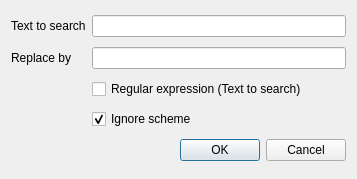
<?xml version="1.0" encoding="UTF-8"?>
<ui version="4.0">
 <class>searchReplaceBox</class>
 <widget class="QDialog" name="searchReplaceBox">
  <property name="geometry">
   <rect>
    <x>0</x>
    <y>0</y>
    <width>357</width>
    <height>179</height>
   </rect>
  </property>
  <property name="windowTitle">
   <string>Search and Replace</string>
  </property>
  <property name="windowIcon">
   <iconset>
    <normaloff>ressources/icons/rddzscraper-24.png</normaloff>ressources/icons/rddzscraper-24.png</iconset>
  </property>
  <layout class="QGridLayout" name="gridLayout">
   <item row="1" column="1">
    <widget class="QLineEdit" name="replaceValue"/>
   </item>
   <item row="0" column="1">
    <widget class="QLineEdit" name="searchValue"/>
   </item>
   <item row="0" column="0">
    <widget class="QLabel" name="label">
     <property name="text">
      <string>Text to search</string>
     </property>
    </widget>
   </item>
   <item row="5" column="0" colspan="2">
    <widget class="QDialogButtonBox" name="buttonBox">
     <property name="orientation">
      <enum>Qt::Horizontal</enum>
     </property>
     <property name="standardButtons">
      <set>QDialogButtonBox::Cancel|QDialogButtonBox::Ok</set>
     </property>
    </widget>
   </item>
   <item row="1" column="0">
    <widget class="QLabel" name="label_2">
     <property name="text">
      <string>Replace by</string>
     </property>
    </widget>
   </item>
   <item row="2" column="1">
    <widget class="QCheckBox" name="isRegex">
     <property name="text">
      <string>Regular expression (Text to search)</string>
     </property>
    </widget>
   </item>
   <item row="3" column="1">
    <widget class="QCheckBox" name="ignoreScheme">
     <property name="text">
      <string>Ignore scheme</string>
     </property>
     <property name="checked">
      <bool>true</bool>
     </property>
    </widget>
   </item>
  </layout>
 </widget>
 <tabstops>
  <tabstop>searchValue</tabstop>
  <tabstop>replaceValue</tabstop>
  <tabstop>isRegex</tabstop>
  <tabstop>ignoreScheme</tabstop>
 </tabstops>
 <resources/>
 <connections>
  <connection>
   <sender>buttonBox</sender>
   <signal>accepted()</signal>
   <receiver>searchReplaceBox</receiver>
   <slot>accept()</slot>
   <hints>
    <hint type="sourcelabel">
     <x>248</x>
     <y>254</y>
    </hint>
    <hint type="destinationlabel">
     <x>157</x>
     <y>274</y>
    </hint>
   </hints>
  </connection>
  <connection>
   <sender>buttonBox</sender>
   <signal>rejected()</signal>
   <receiver>searchReplaceBox</receiver>
   <slot>reject()</slot>
   <hints>
    <hint type="sourcelabel">
     <x>316</x>
     <y>260</y>
    </hint>
    <hint type="destinationlabel">
     <x>286</x>
     <y>274</y>
    </hint>
   </hints>
  </connection>
 </connections>
</ui>
